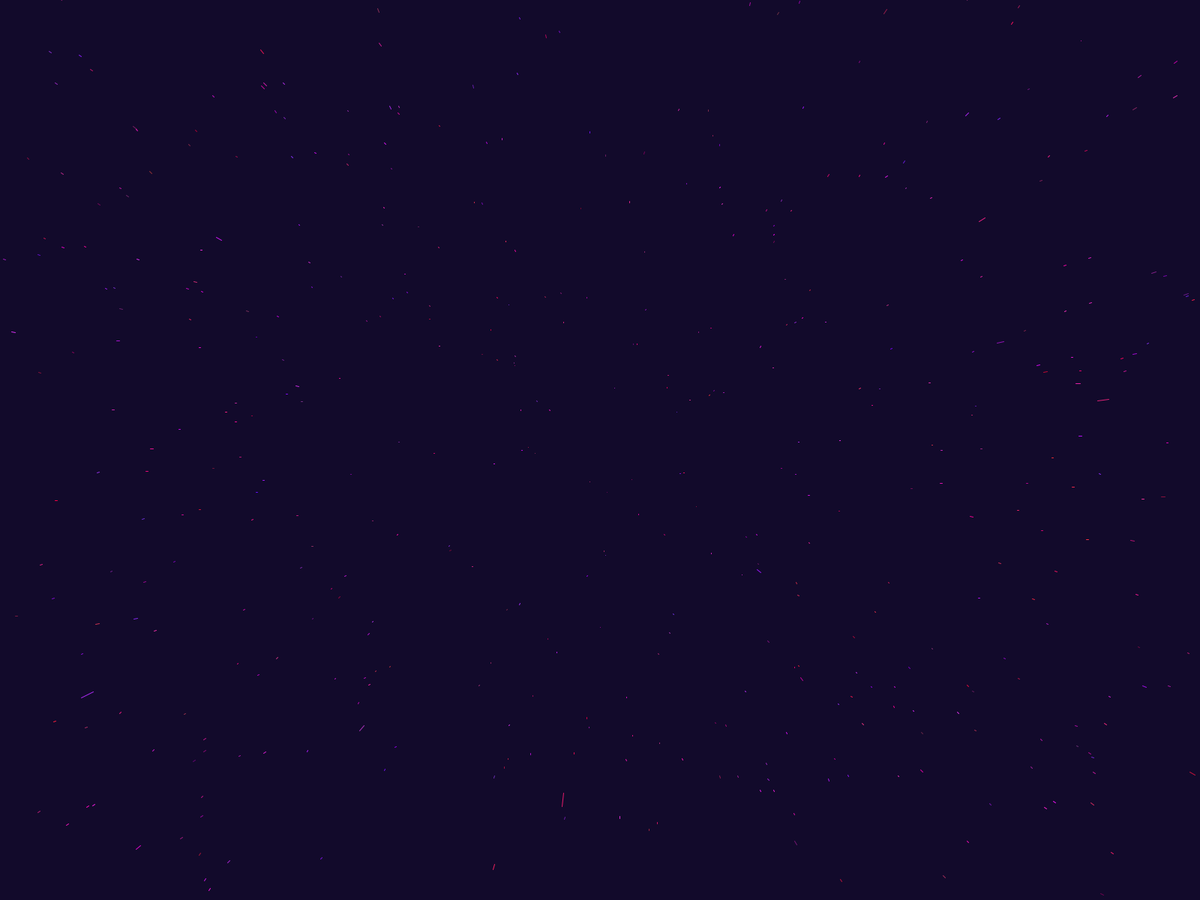
Frame 1 (no input)
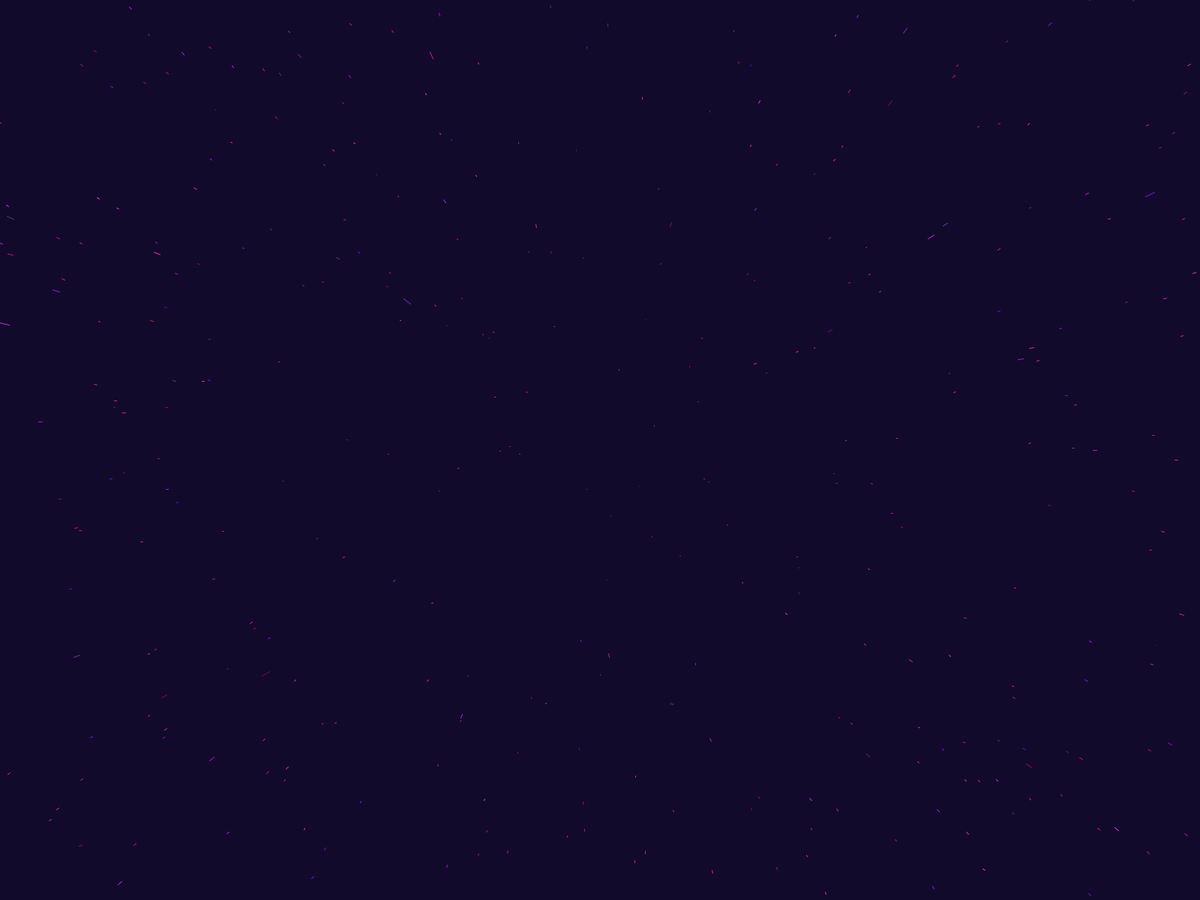
Frame 60 (the mouse pressed at the canvas centre just before this capture)
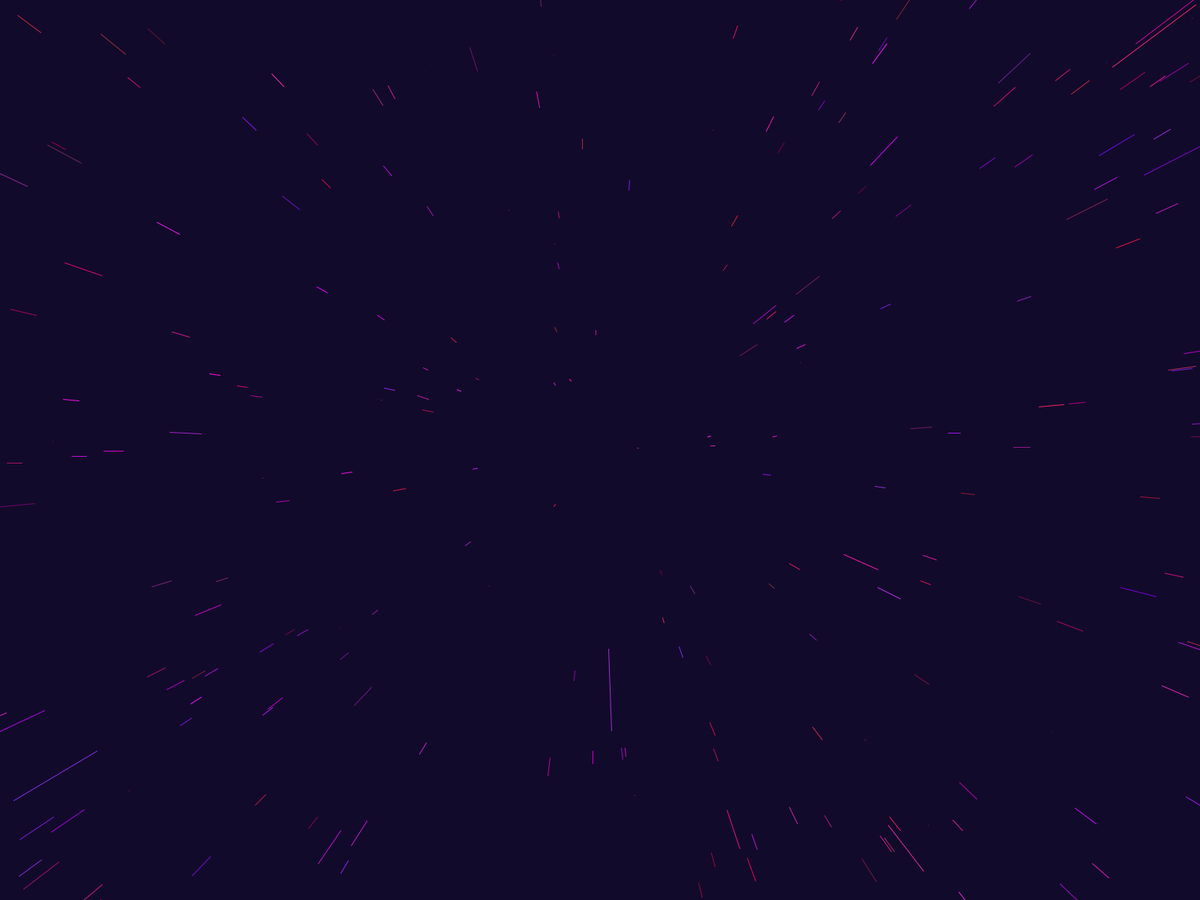
Frame 120 (the mouse held since frame 60 and released just before this capture)

The Processing sketch that drew these frames (run headless with seeded random() and noise(); from frame 60 on, the mouse is pressed at the canvas centre):

// Processing sketch: main
// ── main.pde
//variables
Estrella estrellas[];
int noEstrellas = 1000;
//configurar el programa y solo se ejecuta una vez
void setup(){
  estrellas = new Estrella[noEstrellas];
  fullScreen(); //pantalla completa
  for(int i = 0; i<noEstrellas; i++){
    estrellas[i] =  new Estrella();
  }
}

//se ejeuta infinitamente
void draw(){
  background(18, 10, 43);
  //dibuje desde el centro 
  translate(width/2, height/2);

  for(int i = 0; i < noEstrellas; i++){
    estrellas[i].update();
    estrellas[i].show();
  }
}

// ── Estrella.pde
class Estrella{
  private float x;
  private float y;
  private float z;
  private float pz;
  private float r;
  private float speed;
  private color c;
  public Estrella(){
    //se inicia con valores aleatorios
    x = random(-width/2, width/2);
    y = random(- height/2, height/2);
    z = random(width);
    pz = z;
    r = 10;
    speed = 10;
    c = color(random(100, 255), random(50), random(50,255));
  }
  
  //actualizar la profundidad de la estrella
  public void update(){
    speed = map(mouseX, 0, width, 5, 70);
    pz = z;
    z -= speed;
    if(z < 1){
      x = random(-width/2, width/2);
      y = random(-height/2, height/2);
      z = random(width);
      pz = z;
      c = color(random(100, 255), random(50), random(50,255));
    }
    
  }
  
  //mostrar
  public void show(){
    r = map(z, 0, width, 5, 1);    //crece la estrella
    //perspectiva actual
    float sx = map(x/z, 0, 1, 0, width);    
    float sy = map(y/z, 0, 1, 0, height);
    
    //perspectiva anterior 
    float px = map(x/pz, 0, 1, 0, width);    
    float py = map(y/pz, 0, 1, 0, height);
    
    //color variante
    float b = map(z, 1, width, 0, 255); 
    
    fill(100);
    stroke(c);
    line(px, py, sx, sy);
    
  }
}
